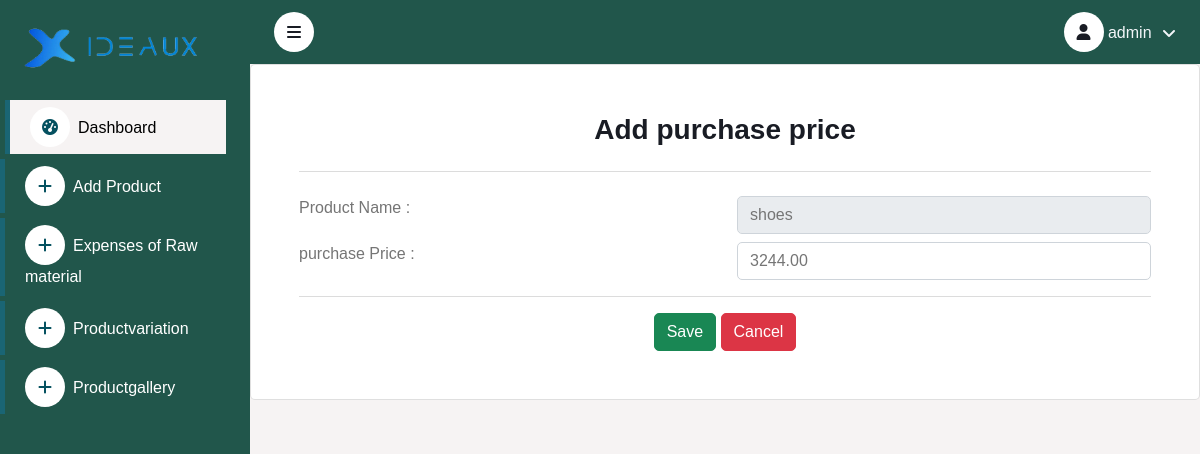
Page /purchasepro/10/ (signed in) on the committed database.
### data/models.py (models this page shows, shortened)
class User(AbstractBaseUser):
    first_name      = models.CharField(max_length=50)
    last_name       = models.CharField(max_length=50)
    username        = models.CharField(max_length=50, unique=True)
    email           = models.EmailField(max_length=100, unique=True)
    phone_number    = models.CharField(max_length=50)
    date_joined     = models.DateTimeField(auto_now_add=True)
    last_login      = models.DateTimeField(auto_now_add=True)
    is_admin        = models.BooleanField(default=False)
    is_staff        = models.BooleanField(default=False)
    is_active        = models.BooleanField(default=False)
    is_superadmin        = models.BooleanField(default=False)
    USERNAME_FIELD = 'email'
    REQUIRED_FIELDS = ['username', 'first_name', 'last_name']
    objects = MyAccountManager()

class Makeproduct(models.Model):
    product_name=models.CharField(max_length=100)
    sell_price=models.DecimalField(max_digits = 8,decimal_places = 2,default=0)
    makeproduct_price=models.DecimalField(max_digits = 8,decimal_places = 2, default=0)
    status_makeproduct= models.CharField(choices=STATUS_CHOICES,max_length=100, null=True,blank=True)
    pro_loss_makeproduct=models.DecimalField(max_digits = 8,decimal_places = 2,default=0)
    price_pro_fromshop=models.DecimalField(max_digits = 8,decimal_places = 2,default=0)
    status_purchaseproduct= models.CharField(choices=STATUS_CHOICES,max_length=100, null=True,blank=True)
    pro_loss_purchaseproduct=models.DecimalField(max_digits = 8,decimal_places = 2,default=0)
    is_active=models.BooleanField(default=True)

### data/views.py (the view, shortened to what this page needs)
# urls.py: path('purchasepro/<int:id>/', views.purchasepro,name='purchasepro'),
def purchasepro(request,id):
    product=Makeproduct.objects.get(id=id)
    form=Purchase_Product_Form()
    return render(request,'data/purchasepro.html',{'product':product})

### data/templates/data/purchasepro.html (shortened to what this page needs)
{% extends 'data/layout.html'%}
{% load static %}
{% block content %}
        <div class="card p-5">
            <h3 class="text-center">Add purchase price</h3>
            <hr class="hr-center">
            <form action="" method="post" enctype="multipart/form-data">
                <div class="row">
                        <div class="col-md-6 mt-2">
                            <label for="product_name">Product&nbsp;Name&nbsp;:</label>
                        </div>
                        <div class="col-md-6 mt-2">
                            <input type="text" name="product_name" class="form-control" id="product_name" value="{{product.product_name}}" disabled>
                    </div>
                    <div class="col-md-6 mt-2">
                        <label for="price_pro_fromshop">purchase&nbsp;Price&nbsp;:</label>
                    </div>
                    <div class="col-md-6 mt-2">
                        {% if z %}
                        {% for i,j in z %}
                        <input type="text" name="price_pro_fromshop" class="form-control" id="price_pro_fromshop" value="{{i}}" required><br>
                        {% if j %}<span class="text-danger">{{j}}</span>{% endif %}
                        {% endfor %}
                        {% elif product.price_pro_fromshop%}
                        <input type="text" name="price_pro_fromshop" placeholder="Enter a amount" class="form-control" id="price_pro_fromshop" value="{{product.price_pro_fromshop}}" required>
                        {% else %}
                        <input type="text" name="price_pro_fromshop" placeholder="Enter a amount" class="form-control" id="price_pro_fromshop" value="{{form.price_pro_fromshop.value}}" required>
                      {% endif%}
                </div>
                </div>
                <hr class="hr-center">
                <div class="mt-2 text-center">
                    <button type="submit" class="btn btn-success">Save</button>
                    <button type="reset" class="btn btn-danger">Cancel</button>
                </div>
            </form>
        </div>
    </div>
{% endblock content %}

### data/templates/data/layout.html (shortened to what this page needs)
{% load static%}
<!DOCTYPE html>
<html lang="en">
  <head>
    <link
      rel="stylesheet"
      href="https://cdnjs.cloudflare.com/ajax/libs/font-awesome/6.2.1/css/all.min.css"
    />
    <link
      href="https://cdn.jsdelivr.net/npm/bootstrap-icons@1.4.1/font/bootstrap-icons.css"
      rel="stylesheet"
    />
    <link href="{% static 'css/min.css' %}" rel="stylesheet" />
    <link href="{% static 'css/styles.css' %}" rel="stylesheet" />
  </head>
  <body>
    <div class="sidebar pe-4 pb-3">
      <nav class="navbar bg-light navbar-light">
        <a href="" class="navbar-brand mx-4 mb-3">
         <img src="{% static 'images/logo1.png' %}" alt="logo" style="width:100%">
        </a>
        <div class="navbar-nav w-100">
          <a href="" class="nav-item nav-link active"
            ><i class="fa fa-tachometer-alt me-2"></i>Dashboard</a
          >
          <a href="{% url 'add_product' %}" class="nav-item nav-link"
          ><i class="fa-solid fa-plus me-2"></i>Add Product</a
        >
          <a href="{% url 'add_expense' %}" class="nav-item nav-link"
            ><i class="fa-solid fa-plus me-2"></i>Expenses of Raw material</a
          >
        <a href="" class="nav-item nav-link"
        ><i class="fa-solid fa-plus me-2"></i>Productvariation</a
      >
      <a href="" class="nav-item nav-link"
      ><i class="fa-solid fa-plus me-2"></i>Productgallery</a
    >
        </div>
      </nav>
    </div>
    <div class="content">
      <nav
        class="navbar navbar-expand bg-light navbar-light sticky-top px-4 py-0"
      >
        <a href="#" class="sidebar-toggler text-dark flex-shrink-0">
          <i class="fa fa-bars"></i>
        </a>
        <div class="navbar-nav align-items-center ms-auto">
          <div class="nav-item dropdown ">
            <a
              href="#"
              class="nav-link dropdown-toggle text-light"
              data-bs-toggle="dropdown"
            >
              <i class="fa-solid fa-user text-dark"></i>
              <span class="d-none d-lg-inline-flex">{{user.username}}</span>
            </a>
          </div>
        </div>
      </nav>
      <main>
        {% block content %}
        {% endblock content %}
    </body>
    </html>

### data/static/css/styles.css (style rules this page uses)
:root { --primary: #bb1e30; --light: #e92a41; --dark: #252525; --blue:rgb(71, 144, 208); }
.btn { transition: .5s; }
.sidebar { position: fixed; top: 0; left: 0; bottom: 0; width: 250px; height: 100vh; overflow-y: auto; background: #21564b; transition: 0.5s; z-index: 999; }
.bg-light { background:#21564b !important; }
.content { margin-left: 250px; min-height: 100vh; background-color: rgb(246, 243, 243); transition: 0.5s; }
@media (min-width: 992px) { .sidebar { margin-left: 0; } }
@media (min-width: 992px) { .content { width: calc(100% - 250px); } }
.sidebar .navbar .navbar-nav .nav-link { padding: 7px 20px; margin-bottom:5px; color: #fff; font-weight: 500; border-left: 5px solid #1a6574; border-radius: 0 ; margin-left: 0; outline: none; transition: 0.5s; }
.sidebar .navbar .navbar-nav .nav-link:hover, .sidebar .navbar .navbar-nav .nav-link.active { color: black; background: #f6f3f3; border-color: #1a6574; margin-left: 5px; }
.sidebar .navbar .navbar-nav .nav-link i { width: 40px; height: 40px; display: inline-flex; align-items: center; justify-content: center; background: #FFFFFF; border-radius: 40px; color: #055160; }
.sidebar .navbar .navbar-nav .nav-link:hover i, .sidebar .navbar .navbar-nav .nav-link.active i { background: #fff; }
.content .navbar .navbar-nav .nav-link { margin-left: 25px; padding: 12px 0; color: var(--dark); outline: none; }
.content .navbar .sidebar-toggler, .content .navbar .navbar-nav .nav-link i { width: 40px; height: 40px; display: inline-flex; align-items: center; justify-content: center; background: #FFFFFF; border-radius: 40px; }
.content .navbar .dropdown-toggle::after { margin-left: 6px; vertical-align: middle; border: none; content: "\f107"; font-family: "Font Awesome 5 Free"; font-weight: 900; transition: .5s; }

### rows in the picture
User: username "admin"
Makeproduct: product_name "shoes", price_pro_fromshop "3244.00"
